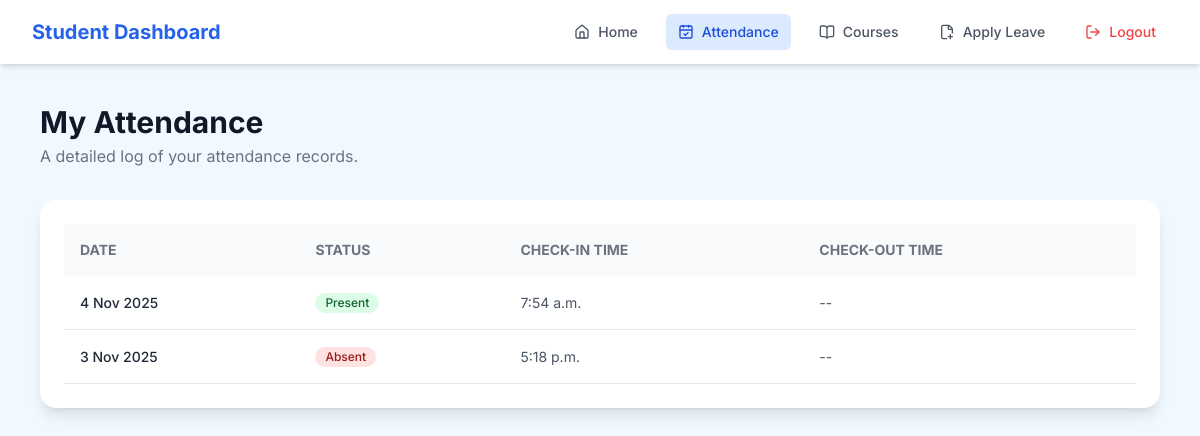
The app's page /student/attendance/ (signed in) with its own data.
### core/models.py (models this page shows, shortened)
class AttendanceRecord(models.Model):
    STATUS_CHOICES = [
        ('present', 'Present'),
        ('absent', 'Absent'),
        ('late', 'Late'),
    ]
    student = models.ForeignKey(User, on_delete=models.CASCADE, related_name='attendance_records', limit_choices_to={'is_student': True})
    date = models.DateField(default=timezone.now)
    check_in_time = models.TimeField(null=True, blank=True)
    check_out_time = models.TimeField(null=True, blank=True)
    status = models.CharField(max_length=10, choices=STATUS_CHOICES)
    manually_marked = models.BooleanField(default=False)
    class Meta:
        unique_together = ('student', 'date')

### core/views.py (the view)
# urls.py: path('student/attendance/', views.attendance_view, name='attendance'),
@login_required
@user_passes_test(is_student)
def attendance_view(request):
    student = request.user
    records = student.attendance_records.order_by("-date")
    return render(request, "core/attendance.html", {"records": records})

### core/views.py (called while the page is built)
def is_student(user):
    return user.is_authenticated and user.is_student

### core/templates/core/attendance.html (shortened to what this page needs)
{% load static %}
<!DOCTYPE html>
<html lang="en">
<head>
    <script src="https://cdn.tailwindcss.com"></script>
    <link rel="stylesheet" href="https://cdn.jsdelivr.net/npm/sweetalert2@11/dist/sweetalert2.min.css">
</head>
<body class="text-gray-800">
    <div class="flex flex-col min-h-screen">
        <nav class="bg-white shadow-md w-full sticky top-0 z-10">
            <div class="max-w-7xl mx-auto px-4 sm:px-6 lg:px-8">
                <div class="flex items-center justify-between h-16">
                    <div class="flex items-center">
                        <a href="{% url 'student_dashboard' %}" class="flex-shrink-0 text-xl font-bold text-blue-600">
                           Student Dashboard
                        </a>
                    </div>
                    <div class="hidden md:flex items-center space-x-4">
                        <a href="{% url 'student_dashboard' %}" class="text-gray-600 hover:bg-gray-100 hover:text-gray-900 px-3 py-2 rounded-md text-sm font-medium flex items-center">
                            <i data-lucide="home" class="w-4 h-4 mr-2"></i> Home
                        </a>
                        <a href="{% url 'attendance' %}" class="bg-blue-100 text-blue-700 px-3 py-2 rounded-md text-sm font-medium flex items-center">
                           <i data-lucide="calendar-check" class="w-4 h-4 mr-2"></i> Attendance
                        </a>
                        <a href="{% url 'courses' %}" class="text-gray-600 hover:bg-gray-100 hover:text-gray-900 px-3 py-2 rounded-md text-sm font-medium flex items-center">
                             <i data-lucide="book-open" class="w-4 h-4 mr-2"></i> Courses
                        </a>
                        <a href="{% url 'apply_leave' %}" class="text-gray-600 hover:bg-gray-100 hover:text-gray-900 px-3 py-2 rounded-md text-sm font-medium flex items-center">
                            <i data-lucide="file-plus-2" class="w-4 h-4 mr-2"></i> Apply Leave
                        </a>
                        <form method="POST" action="{% url 'logout' %}">
                            <button type="submit" class="text-red-500 hover:bg-red-100 hover:text-red-700 px-3 py-2 rounded-md text-sm font-medium flex items-center">
                                <i data-lucide="log-out" class="w-4 h-4 mr-2"></i> Logout
                            </button>
                        </form>
                    </div>
                </div>
            </div>
        </nav>
        <main class="flex-1 p-6 lg:p-10">
            <div class="max-w-7xl mx-auto">
                <header class="mb-8">
                    <h1 class="text-3xl font-bold text-gray-900">My Attendance</h1>
                    <p class="text-gray-500 mt-1">A detailed log of your attendance records.</p>
                </header>
                <div class="bg-white p-6 rounded-2xl shadow-lg">
                    <div class="overflow-x-auto">
                        <table class="w-full text-left text-sm">
                            <thead class="bg-gray-50 text-gray-500 uppercase">
                                <tr>
                                    <th class="p-4">Date</th>
                                    <th class="p-4">Status</th>
                                    <th class="p-4">Check-in Time</th>
                                    <th class="p-4">Check-out Time</th>
                                </tr>
                            </thead>
                            <tbody>
                                {% for record in records %}
                                <tr class="border-b hover:bg-gray-50">
                                    <td class="p-4 font-medium">{{ record.date|date }}</td>
                                    <td class="p-4">
                                        {% if record.status == "present" %}
                                            <span class="inline-flex items-center px-2.5 py-0.5 rounded-full text-xs font-medium bg-green-100 text-green-800">
                                                Present
                                            </span>
                                        {% elif record.status == "absent" %}
                                             <span class="inline-flex items-center px-2.5 py-0.5 rounded-full text-xs font-medium bg-red-100 text-red-800">
                                                Absent
                                            </span>
                                        {% else %}
                                            <span class="inline-flex items-center px-2.5 py-0.5 rounded-full text-xs font-medium bg-yellow-100 text-yellow-800">
                                                Late
                                            </span>
                                        {% endif %}
                                    </td>
                                    <td class="p-4 text-gray-600">{{ record.check_in_time|default:"--" }}</td>
                                    <td class="p-4 text-gray-600">{{ record.check_out_time|default:"--" }}</td>
                                </tr>
                                {% empty %}
                                <tr>
                                    <td colspan="4" class="text-center p-6 text-gray-500">
                                        You have no attendance records yet.
                                    </td>
                                </tr>
                                {% endfor %}
                            </tbody>
                        </table>
                    </div>
                </div>
            </div>
        </main>
    </div>
</body>
</html>

### core/templates/core/attendance.html (style rules this page uses)
body { font-family: 'Inter', sans-serif; background-color: #f0f9ff; }

### records on screen
AttendanceRecord: date "4 Nov 2025", status "Present", check_in_time "7:54 a.m.", check_out_time "--"
AttendanceRecord: date "3 Nov 2025", status "Absent", check_in_time "5:18 p.m.", check_out_time "--"
